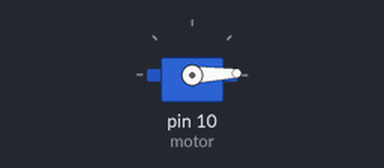
Bench run of a sketch on a simulated Arduino Uno, built with avr-gcc and run on an emulated ATmega328P. On the bench: servo.

Above: at 0.05 s.
At 0.85 s:
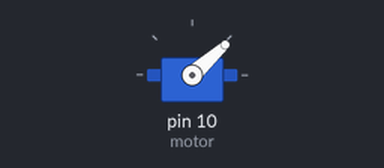
At 1.7 s:
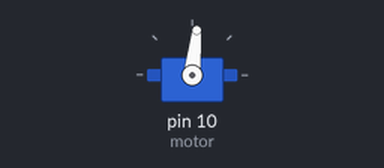
At 3.4 s:
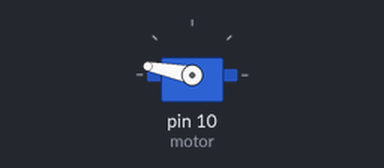
Timing chart, 0 to 7.9 s (numbered marks = the images above):
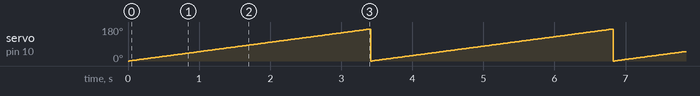

The sketch:

sin_ciclos.ino
```cpp
#include <Servo.h>
Servo motor;
int i = 0;

void setup() {
  // put your setup code here, to run once:
  motor.attach(10);
  motor.write(i);
}

void loop() {
  // put your main code here, to run repeatedly:
  if(i<170){
    motor.write(i);
    i++;
    delay(20);
  }
  else{
    i = 0;
  }
}
```

Measured:
- by itself, servo on pin 10 (motor): ramps from 0° to 169° and jumps back, once every 3.4 s
